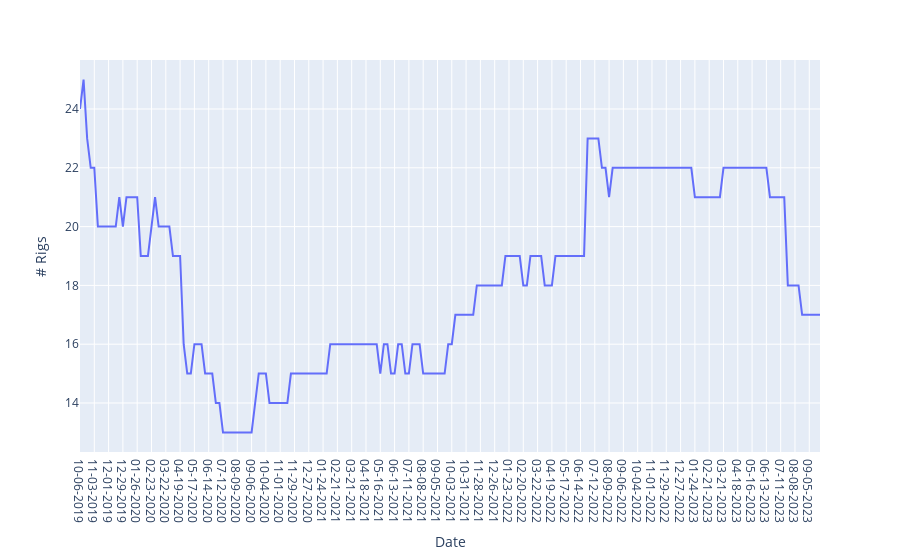

Notebook cell for this chart:
### Code cell
import plotly.express as px
fig = px.line(rig_info_df, x='Date', y='# Rigs')
fig.show()

### Figure 1 — Plotly figure (JSON) as saved in the notebook; plotly's stock layout.template omitted (floating-point values rounded to 4 significant figures; data arrays with more than 128 entries replaced by an {"elided": "..."} marker saying what was removed)
{"data": [{"hovertemplate": "Date=%{x}<br># Rigs=%{y}<extra></extra>", "legendgroup": "", "line": {"color": "#636efa", "dash": "solid"}, "marker": {"symbol": "circle"}, "mode": "lines", "name": "", "orientation": "v", "showlegend": false, "type": "scatter", "x": {"elided": "208 str values"}, "xaxis": "x", "y": {"elided": "208 int values"}, "yaxis": "y"}], "layout": {"legend": {"tracegroupgap": 0}, "margin": {"t": 60}, "xaxis": {"anchor": "y", "domain": [0, 1], "title": {"text": "Date"}}, "yaxis": {"anchor": "x", "domain": [0, 1], "title": {"text": "# Rigs"}}}}
